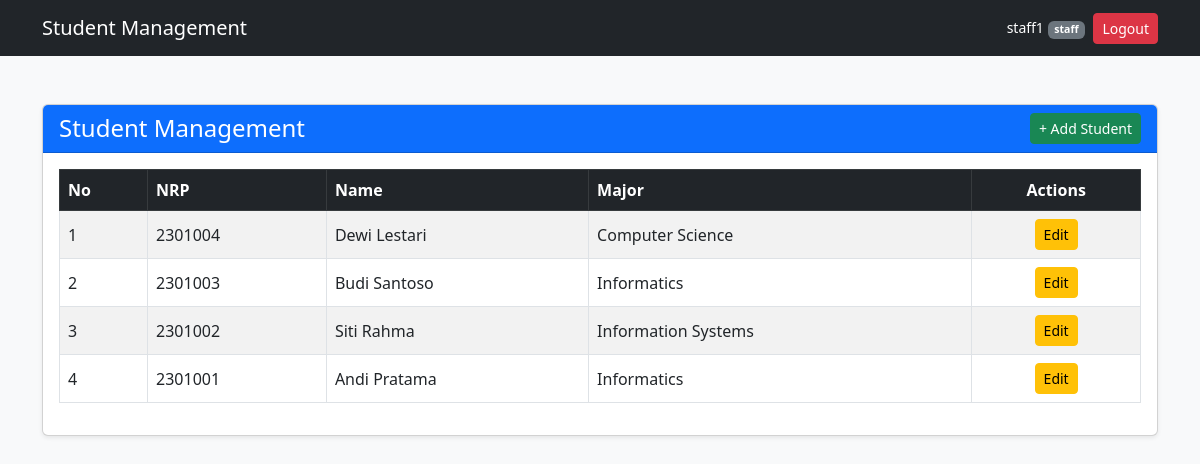
Page /index.php (signed in) on the committed database.
### tables this page shows
CREATE TABLE `students` (
  `id` int(11) NOT NULL,
  `nrp` varchar(20) NOT NULL,
  `name` varchar(100) NOT NULL,
  `major_id` int(11) NOT NULL
);

CREATE TABLE `majors` (
  `id` int(11) NOT NULL,
  `name` varchar(50) NOT NULL
);

### index.php (the view, shortened to what this page needs)
<?php
$query = "SELECT
            s.id,
            s.nrp,
            s.name,
            m.name AS major_name
    FROM students s
    JOIN majors m ON s.major_id = m.id
    ORDER BY s.id DESC";
$result = mysqli_query($conn, $query);
?>
<!DOCTYPE html>
<html lang="en">
<head>
    <link href="https://cdn.jsdelivr.net/npm/bootstrap@5.3.0/dist/css/bootstrap.min.css" rel="stylesheet">
</head>
<body class="bg-light">
    <?php include 'navbar.php'; ?>
    <div class="container mt-5">
        <div class="card shadow-sm">
            <div class="card-header bg-primary text-white d-flex justify-content-between align-items-center">
                <h4 class="mb-0">Student Management</h4>
                <a href="create.php" class="btn btn-success btn-sm">+ Add Student</a>
            </div>
            <div class="card-body">
                <div class="table-responsive">
                    <table class="table table-bordered table-striped table-hover align-middle">
                        <thead class="table-dark">
                            <tr>
                                <th>No</th>
                                <th>NRP</th>
                                <th>Name</th>
                                <th>Major</th>
                                <th class="text-center">Actions</th>
                            </tr>
                        </thead>
                        <tbody>
                            <?php $no = 1; ?>
                            <?php while ($row = mysqli_fetch_assoc($result)): ?>
                                <tr>
                                    <td><?= $no++ ?></td>
                                    <td><?= htmlspecialchars($row['nrp']) ?></td>
                                    <td><?= htmlspecialchars($row['name']) ?></td>
                                    <td><?= htmlspecialchars($row['major_name']) ?></td>
                                    <td class="text-center">
                                        <a href="edit.php?id=<?= $row['id'] ?>"
                                        class="btn btn-warning btn-sm">Edit</a>
                                    </td>
                                </tr>
                            <?php endwhile; ?>
                        </tbody>
                    </table>
                </div>
            </div>
        </div>
    </div>
</body>
</html>

### rows in the picture
students: nrp "2301004", name "Dewi Lestari", major.name "Computer Science"
students: nrp "2301003", name "Budi Santoso", major.name "Informatics"
students: nrp "2301002", name "Siti Rahma", major.name "Information Systems"
students: nrp "2301001", name "Andi Pratama", major.name "Informatics"

### other values in the picture
$_SESSION['username'] "staff1"
$_SESSION['role'] "staff"
